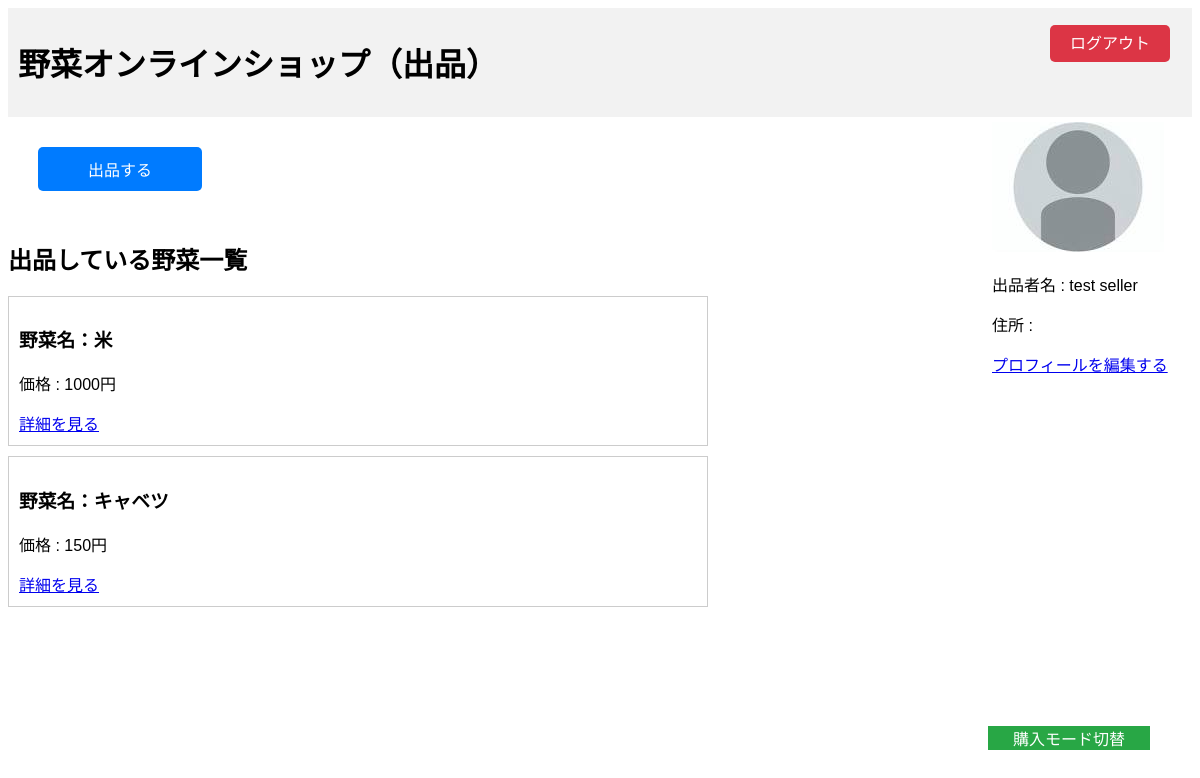
The app's page /seller/home/ (signed in), older data.
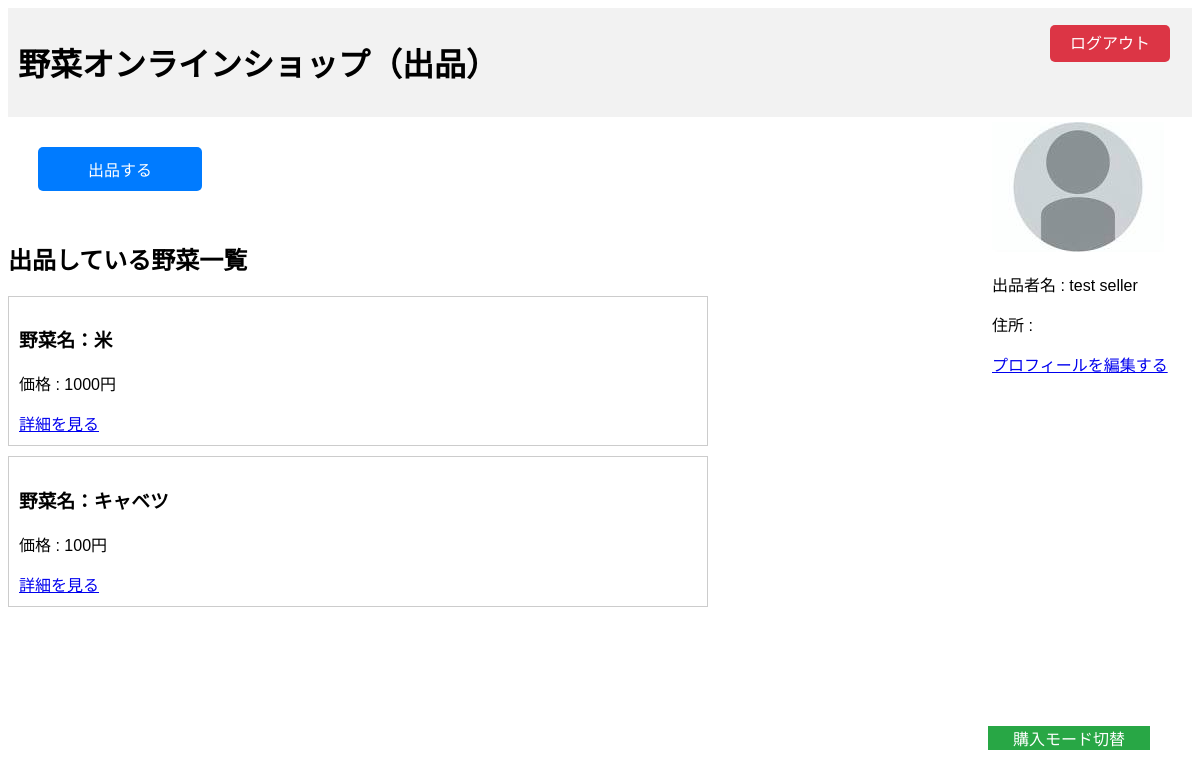
The same page, newer data.
### seller/models.py (models this page shows, shortened)
class Vegetable(models.Model):
    seller = models.ForeignKey(Seller, on_delete=models.CASCADE, related_name='vegetable')      # 出品者
    item_name = models.CharField(max_length=100)                                                # 品目名
    item_type = models.CharField(max_length=100, default='---')                                 # 品種名
    price = models.DecimalField(max_digits=100, decimal_places=2, default=0)                    # 単価
    content_quantity = models.PositiveIntegerField(default=1)                                   # まとまりの内容個数
    content_price = models.DecimalField(max_digits=100, decimal_places=2, default=0)            # まとまりの価格
    total_quantity = models.PositiveIntegerField(default=0)                                     # まとまりの総数

### seller/views.py (the view)
# urls.py: path("home/", SellerHomeView.as_view(), name="home"),
class SellerHomeView(LoginRequiredMixin, View):
    login_url = '/accounts/login/'  # ログインしていない場合のリダイレクト先URL
    def get(self, request):
        user = request.user.id
        try:
            seller = Seller.objects.get(user_id=user)
            vegetables = Vegetable.objects.filter(seller_id=seller.id)
            form = UserProfileForm()
            return render(request, 'seller/home.html', {'vegetables': vegetables, 'form': form})
        except Seller.DoesNotExist:
            return render(request, 'seller/seller_not_found.html')

### seller/templates/seller/home.html (shortened to what this page needs)
{% load static %}
<!DOCTYPE html>
<html>
<head>
    <link rel="stylesheet" type="text/css" href="{% static 'seller/css/home.css' %}">
</head>
<body>
    <div class="wrap">
        <div class="header">
            <h1>野菜オンラインショップ（出品）</h1>
        </div>
        <div class="logout-container">
            <a href="{% url 'accounts:logout' %}" class="logout-btn">ログアウト</a>
        </div>
        <div class="personal-info">
            {% if user.profile_picture %}
            <img src="{{ user.profile_picture.url }}" alt="プロフィール画像">
            {% else %}
            <img src="{% static 'images/NoFace.jpg' %}" alt="プロフィール画像">
            {% endif %}
            <p>出品者名 : {{ user.last_name }} {{ user.first_name }}</p>
            <p>住所 : {{ seller.address}}</p>
            <a href="{% url 'accounts:edit_profile' %}" class="edit-profile-btn">プロフィールを編集する</a>
        </div>
        <a href="{% url 'seller:create_item' %}" class="submit-button">出品する</a>
        <h2>出品している野菜一覧</h2>
        <div class="product-list">
            {% for vegetable in vegetables %}
            <div class="product">
                <h3>野菜名：{{ vegetable.item_name }}</h3>
                <p>価格 : {{ vegetable.content_price|floatformat:"0" }}円</p>
                <a href="{% url 'seller:product_detail' vegetable_id=vegetable.id %}">詳細を見る</a>
            </div>
            {% endfor %}
        </div>
        <div class="toggle-mode-container">
            <a href="{% url 'buyer:home' %}" class="toggle-mode-btn">購入モード切替</a>
        </div>
</body>
</html>

Row changes from the older to the newer data that the page shows:
changed Vegetable "キャベツ": content_price "150" → "100"
